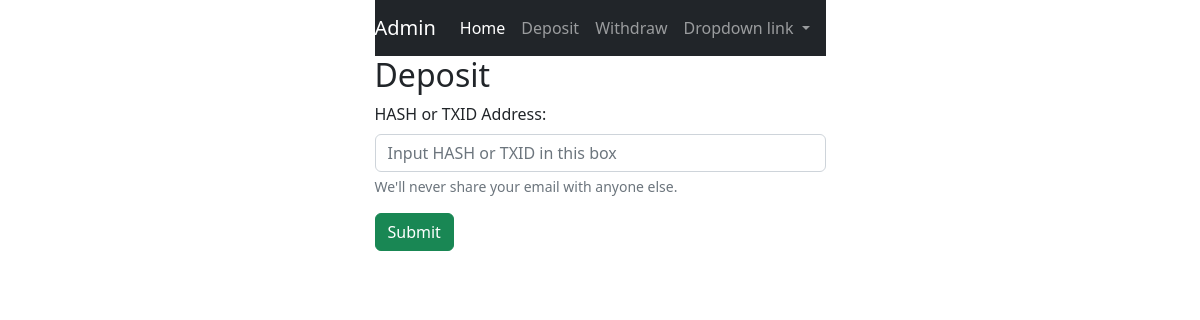
Before: /deposit (signed in) with the older database file.
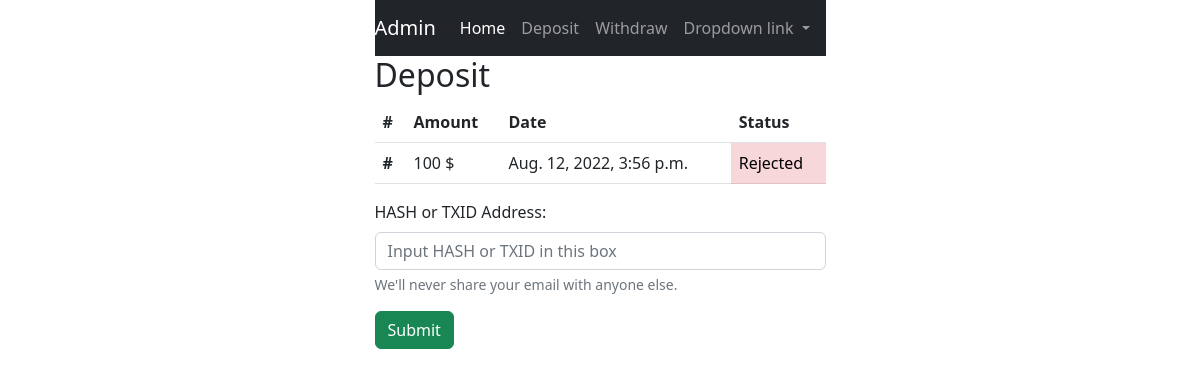
After: the same page with the newer database file.
### financial/models.py (models this page shows, shortened)
class Deposit(models.Model):
    user = models.ForeignKey(User, on_delete=models.CASCADE)
    date = models.DateTimeField(verbose_name="Date", auto_now_add=True, null=True)
    hash = models.CharField(max_length=1000, verbose_name='Transaction HASH or TXID', null=True, blank=True)
    is_approved = models.BooleanField(default=False)
    is_decline = models.BooleanField(default=False)
    objects = DepositManager()

### financial/views.py (the view, shortened to what this page needs)
# urls.py: path('deposit', deposit, name='deposit'),
@login_required(login_url='/login')
def deposit(request):
    deposit_form = DepositForm(request.POST or None)
    is_deposit_exist_approved = Deposit.objects.is_deposit_exist_approved(request.user)
    deposit_exist = Deposit.objects.filter(user__email=request.user).exists()
    deposit_list = Deposit.objects.filter(user__email=request.user)
    context = {
        'is_deposit_exist_approved': is_deposit_exist_approved,
        'deposit_form': deposit_form,
        'deposit_exist': deposit_exist,
        'deposit_list': deposit_list,
    }
    return render(request, 'financial/deposit.html', context)

### financial/forms.py
class DepositForm(forms.Form):
    hash = forms.CharField(widget=forms.TextInput(
        attrs={
            'placeholder': 'Input HASH or TXID in this box',
            'name': 'hash',
            'id': 'hash',
            'class': 'form-control',
            'aria-describedby': 'hash-help',
        }
    ))

### financial/models.py (called while the page is built)
    def is_deposit_exist_approved(self, user):
        deposit_list = Deposit.objects.filter(user__email=user)
        for deposit in deposit_list:
            if not deposit.is_approved and not deposit.is_decline:
                return True
            if deposit.is_approved:
                return True
        return False

### users/models.py (called while the page is built)
    def __str__(self):
        return self.email

### templates/financial/deposit.html (shortened to what this page needs)
{% extends 'shared/base.html' %}
{% load widget_tweaks %}
{% block content %}
    <h2>Deposit</h2>
    {% if deposit_exist %}
        <table class="table">
            <thead>
            <tr>
                <th scope="col">#</th>
                <th scope="col">Amount</th>
                <th scope="col">Date</th>
                <th scope="col">Status</th>
            </tr>
            </thead>
            <tbody>
            {% for deposit in deposit_list %}
                <tr>
                    <th scope="row">#</th>
                    <td>100 $</td>
                    <td>{{ deposit.date }}</td>
                    {% if deposit.is_approved and not deposit.is_decline %}
                        <td class="table-success">Confirm</td>
                    {% elif not deposit.is_approved and deposit.is_decline %}
                        <td class="table-danger">Rejected</td>
                    {% else %}
                        <td class="table-warning">Waiting</td>
                    {% endif %}
                </tr>
            {% endfor %}
            </tbody>
        </table>
    {% endif %}
    {% if not is_deposit_exist_approved %}
        <form action="{% url 'financial:deposit' %}" method="POST">
            <div class="mb-3">
                <label for="{{ deposit_form.hash.id_for_label }}" class="form-label">HASH or TXID Address: </label>
                {{ deposit_form.hash|add_error_class:"is-invalid" }}
                <div id="hash-help" class="form-text">We'll never share your email with anyone else.</div>
            </div>
            <button class="btn btn-success" type="submit">Submit</button>
        </form>
    {% endif %}
{% endblock %}

### templates/shared/base.html (shortened to what this page needs)
{% load static %}
<!DOCTYPE html>
<html lang="en">
<head>
    {% include 'shared/header.html' %}
</head>
<body>
<div class="container">
    <div class="row justify-content-md-center">
        <div class="col col-lg-2"></div>
        <div class="col-md-5">
            {% include 'shared/navbar.html' %}
            {% block content %}{% endblock %}
        </div>
        <div class="col col-lg-2"></div>
    </div>
</div>
</body>
</html>

### templates/shared/header.html (shortened to what this page needs)
{% load static %}
<link rel="stylesheet" href="{% static 'css/bootstrap.css' %}">

### templates/shared/navbar.html (shortened to what this page needs)
<nav class="navbar navbar-expand-lg navbar-dark bg-dark">
    {% if request.user.is_superuser %}
        <a class="navbar-brand" href="admin">Admin</a>
    {% else %}
        <a class="navbar-brand" href="#">Brand</a>
    {% endif %}
    <div class="collapse navbar-collapse" id="navbarNavDropdown">
        <ul class="navbar-nav">
            <li class="nav-item">
                <a class="nav-link active" aria-current="page" href="/">Home</a>
            </li>
            <li class="nav-item">
                <a class="nav-link" href="{% url 'financial:deposit' %}">Deposit</a>
            </li>
            <li class="nav-item">
                <a class="nav-link" href="{% url 'financial:withdraw' %}">Withdraw</a>
            </li>
            <li class="nav-item dropdown">
                <a class="nav-link dropdown-toggle" href="#" role="button" data-bs-toggle="dropdown"
                   aria-expanded="false">
                    Dropdown link
                </a>
            </li>
        </ul>
    </div>
</nav>

Changed rows visible on the page:
added Deposit: date "Aug. 12, 2022, 3:56 p.m.", is_approved "Rejected"
Other visible differences:
text now shown: "# Amount Date Status"
